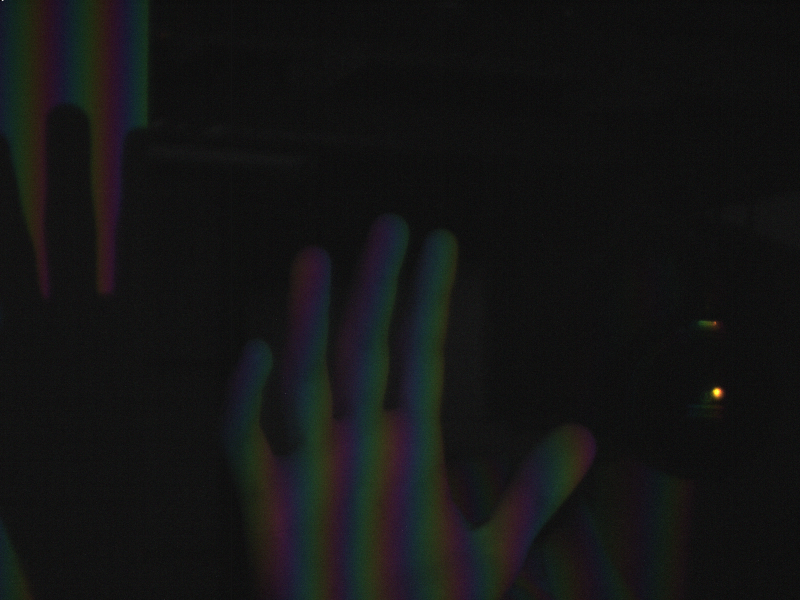
%> input picture test/data/Capture1/Left1.png, 800 x 600 px; the run also reads 2 pictures not shown here
$ octave main.m   (GNU Octave 9; MATLAB toolbox functions it lacks are replaced by stand-ins)
%> lines starting %> are read from the running program, lines starting %| are printed output that depends on the picture; in (x1, y1, x2, y2) boxes, pixels count from 0 and x2, y2 are one past the last pixel; in counts of white or black regions, pixels touching at a corner belong together; the program's own positions count from 1
### Utils/PipelineTester/fringe2phase.m
function [ phi1, phi2, phi12, mask ] = fringe2phase( fringe1, fringe2, gammaLevel, blackLevel )

% Wrap the phase
phi1 = atan2((sqrt(3.0) .* (fringe1(:,:,1) - fringe1(:,:,3))), (2.0 .* fringe1(:,:,2)) - fringe1(:,:,1) - fringe1(:,:,3));
phi2 = atan2((sqrt(3.0) .* (fringe2(:,:,1) - fringe2(:,:,3))), (2.0 .* fringe2(:,:,2)) - fringe2(:,:,1) - fringe2(:,:,3));

% [12 lines of commented-out code are left out]
phi12 = mod(phi1 - phi2, 2.0 * pi);
gamma1 = sqrt( ( 2 .* fringe1(:,:,2) - fringe1(:,:,1) - fringe1(:,:,3) ).^2 + ...
    3 .* ( fringe1(:,:,1) - fringe1(:,:,3) ).^2 ) ./ (fringe1(:,:,1) + fringe1(:,:,2) + fringe1(:,:,3));

gamma2 = sqrt( ( 2 .* fringe2(:,:,2) - fringe2(:,:,1) - fringe2(:,:,3) ).^2 + ...
    3 .* ( fringe2(:,:,1) - fringe2(:,:,3) ).^2 ) ./ (fringe2(:,:,1) + fringe2(:,:,2) + fringe2(:,:,3));
gamma = min(gamma1, gamma2);

intensity1 = sqrt(((2.0 * fringe1(:,:,2) - fringe1(:,:,1) - fringe1(:,:,3)).^ 2.0) + 3.0 * ((fringe1(:,:,1) - fringe1(:,:,3)).^ 2.0));
intensity2 = sqrt(((2.0 * fringe2(:,:,2) - fringe2(:,:,1) - fringe2(:,:,3)).^ 2.0) + 3.0 * ((fringe2(:,:,1) - fringe2(:,:,3)).^ 2.0));
intensity = min(intensity1, intensity2);

mask = ~(gamma < gammaLevel | intensity < blackLevel);

end

### test/data/writePFM.m
% writePFM write an a matrix to a Portable Float Map Image.
%
% [] = writePFM( image, filename, scale )
%
% When image is height x width x 3, the image is considered RGB.
% When image is height x width, the image is considered grayscale.
% scale must be a positive value indicating the overall intensity scale.

function [] = writePFM( image, filename, scale )

if exist( 'scale', 'var' ),
    if scale <= 0,
        error( 'scale must be positive' );
    end
else
    scale = 1;
end

if size( image, 3 ) == 3

    % RGB
    fid = fopen( filename, 'wb' );
    fprintf( fid, 'PF\n' );
    fprintf( fid, '%d %d\n', size( image,2 ), size( image, 1 ) );
    fprintf( fid, '%f\n', -scale );

    tmp( :, :, 1 ) = image( :, :, 1 )';
    tmp( :, :, 2 ) = image( :, :, 2 )';
    tmp( :, :, 3 ) = image( :, :, 3 )';

    fwrite( fid, shiftdim( tmp, 2 ), 'float32' );
    fclose( fid );

elseif size( image, 3 ) == 4
    disp('4 Channel images are not in the standard. Writing the image anyways, make sure the reader supports this file type');

    % RGBA
    fid = fopen( filename, 'wb' );
    fprintf( fid, 'PFA\n' );
    fprintf( fid, '%d %d\n', size( image,2 ), size( image, 1 ) );
    fprintf( fid, '%f\n', -scale );

    tmp( :, :, 1 ) = image( :, :, 1 )';
    tmp( :, :, 2 ) = image( :, :, 2 )';
    tmp( :, :, 3 ) = image( :, :, 3 )';
    tmp( :, :, 4 ) = image( :, :, 4 )';

    fwrite( fid, shiftdim( tmp, 2 ), 'float32' );
    fclose( fid );

elseif size( image, 3 ) == 1

    % Greyscale
    fid = fopen( filename, 'wb' );
    fprintf( fid, 'Pf\n' );
    fprintf( fid, '%d %d\n', size( image,2 ), size( image, 1 ) );
    fprintf( fid, '%f\n', -scale );

    fwrite( fid, image', 'float32' );
    fclose( fid );

else

    error( 'Image must be RGB ( height x width x 3 ) or Grayscale (height x width)' );

end

### Utils/PipelineTester/gDebuggerReadCSV.m
function [texture] = gDebuggerReadCSV(filename, width, height, dataType)
%GDEBUGGERREADCSV Reads in a gDebugger CSV file
%
%   Arguments:
%       filename    - Filename of the gDebugger CSV file
%       width       - Width of the image
%       height      - Height of the image
%       dataType    - DataType to be read in '%f' '%c'
%
%   Returns:
%       texture - The texture that was saved in the gDebugger CSV file
%

% Open the file for reading
fid = fopen(filename, 'r');

textformat = ['%*s', repmat(dataType, 1, width)];
textureData = textscan(fid, textformat, 'delimiter', ',', 'HeaderLines', 17);
textureMat = cell2mat(textureData);
texture = zeros(height, width, 4);

texture(:, :, 1) = textureMat(1:4:height*4, :);
texture(:, :, 2) = textureMat(2:4:height*4, :);
texture(:, :, 3) = textureMat(3:4:height*4, :);
texture(:, :, 4) = textureMat(4:4:height*4, :);

% Close out the file
fclose(fid);

### Utils/PipelineTester/main.m
%% Constants
P1 = 54;
P2 = 60;
P12 = (P1 * P2) / abs(P1 - P2);

%% Fringe loading
leftFringe1 = imread('bin2\Left1.png');
%> leftFringe1 is the input picture: size 600x800x3 uint8; mean R, G, B 20.4, 20.7, 20.6
leftFringe2 = imread('bin2\Left2.png');
rightFringe1 = imread('bin2\Right1.png');
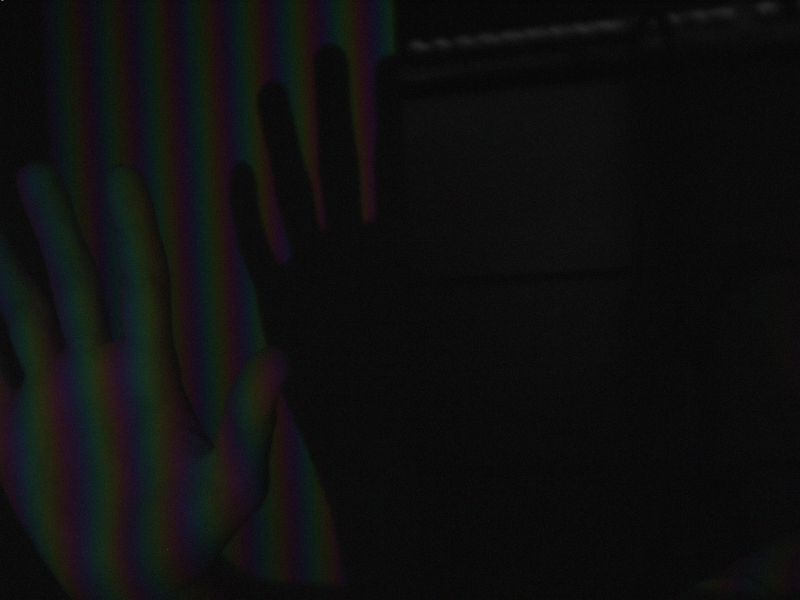
%> input picture test/data/Capture1/Right1.png, 800 x 600 px
%> rightFringe1 is the input picture: size 600x800x3 uint8; mean R, G, B 15.3, 15.4, 15.4
rightFringe2 = imread('bin2\Right2.png');

[height, width, ~] = size(leftFringe1);
%> height = 600; width = 800

%% Phase wrapping
[l1, l2, l12, lmask] = fringe2phase( double(leftFringe1), double(leftFringe2), .10, .10 * 255);
%> in fringe2phase, `mask = ~(gamma < gammaLevel | intensity < blackLevel);`:
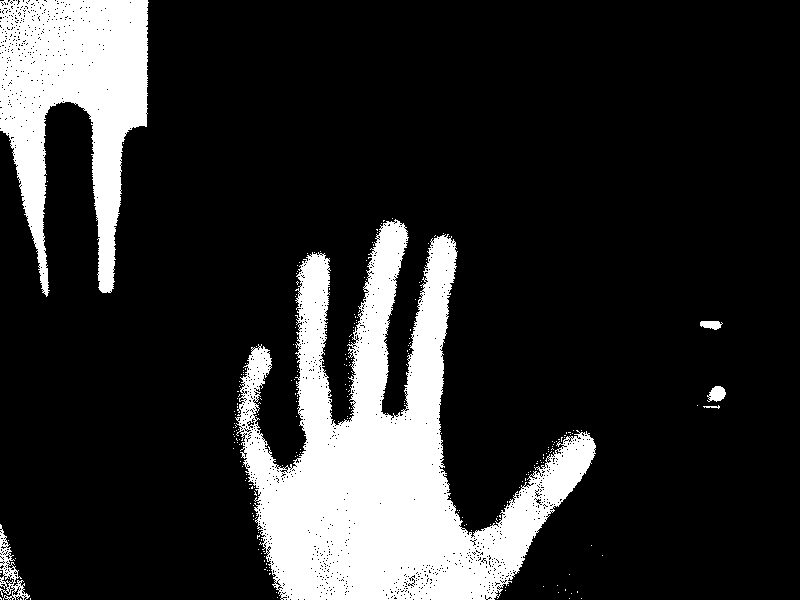
%> mask: size 600x800 logical; 17.6% white; 245 white regions (239 under 20 px), largest, box (x1, y1, x2, y2) and area: (235, 219, 596, 600) 58496, (0, 0, 149, 297) 24493, (0, 524, 30, 600) 690, (707, 386, 726, 402) 207, (700, 321, 723, 330) 150, (703, 405, 720, 409) 32
[r1, r2, r12, rmask] = fringe2phase( double(rightFringe1), double(rightFringe2), .10, .10 * 255);
%> call 2 of fringe2phase, with gammaLevel = 0.1, blackLevel = 25.5
%> in fringe2phase (call 2), `phi1 = atan2((sqrt(3.0) .* (fringe1(:,:,1) - fringe1(:,:,3))), (2.0 .*..`:
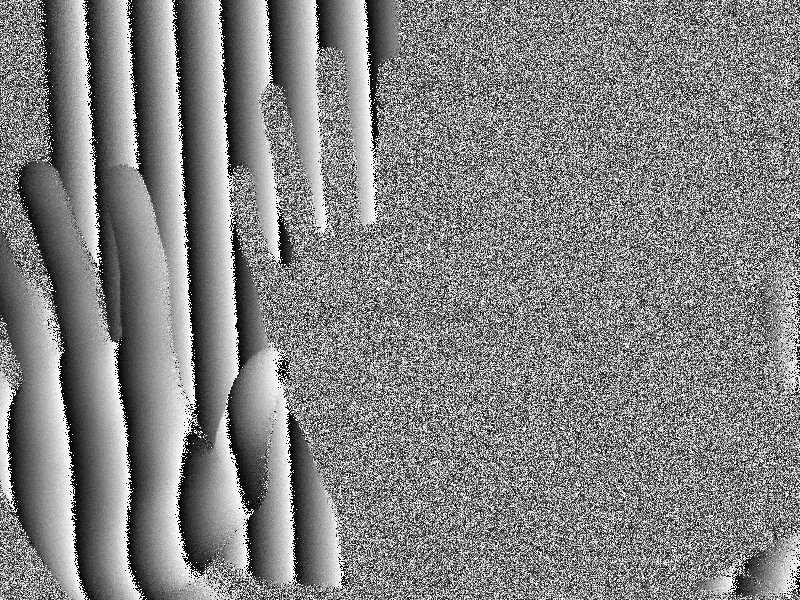
%> phi1: size 600x800 double; min -3.1, max 3.14, mean 0.12; drawn with min black and max white
%> in fringe2phase (call 2), `phi12 = mod(phi1 - phi2, 2.0 * pi);`:
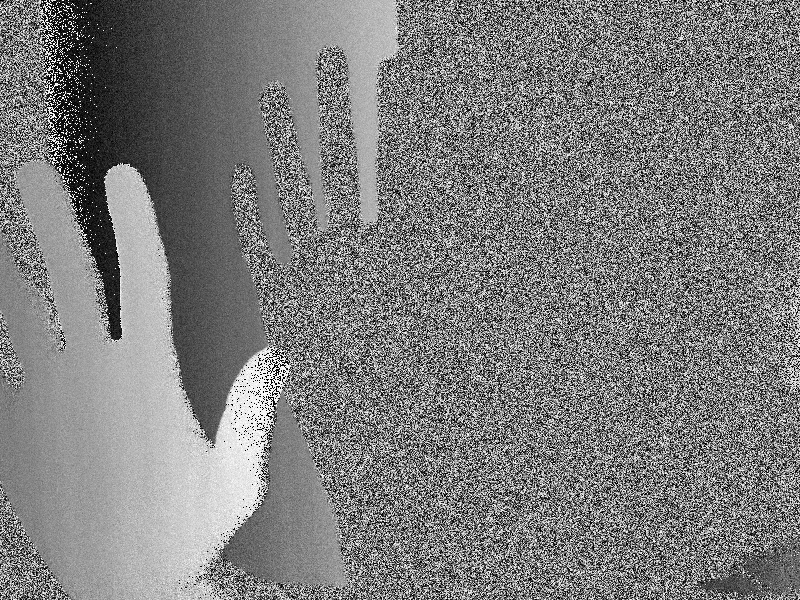
%> phi12: size 600x800 double; min 0, max 6.28, mean 3.09; drawn with min black and max white
%> in fringe2phase (call 2), `mask = ~(gamma < gammaLevel | intensity < blackLevel);`: mask: size 600x800 logical; 13.8% white; 2698 white regions (2655 under 20 px), largest, box (x1, y1, x2, y2) and area: (0, 173, 221, 581) 36016, (170, 0, 394, 370) 20331, (206, 423, 253, 506) 1441

%% Mask phase
l1(0.0 == lmask) = 0.0;
l2(0.0 == lmask) = 0.0;
l12(0.0 == lmask) = 0.0;

r1(0.0 == rmask) = 0.0;
r2(0.0 == rmask) = 0.0;
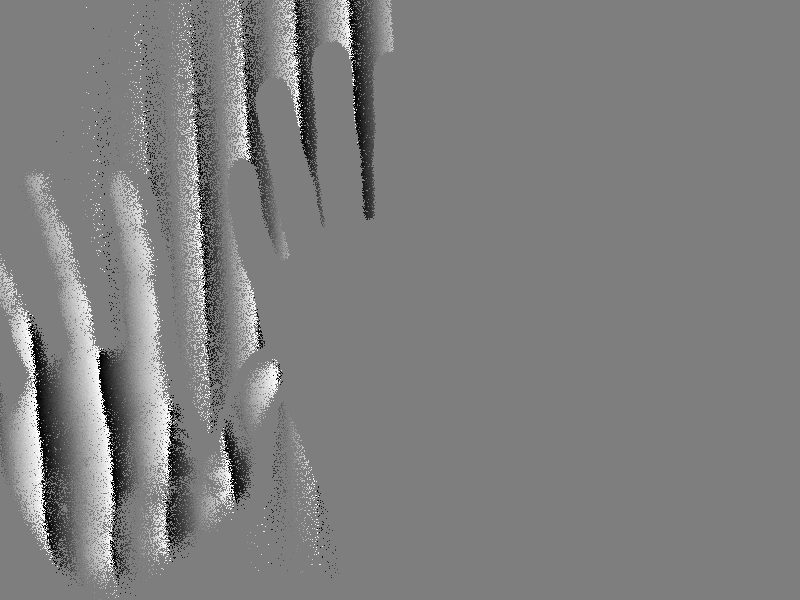
%> r2: size 600x800 double; min -3.11, max 3.14, mean 0.0225; drawn with min black and max white
r12(0.0 == rmask) = 0.0;

%% Components Generation
leftComponents(:,:,1) = sin(l1) .* lmask;
leftComponents(:,:,2) = cos(l1) .* lmask;
leftComponents(:,:,3) = sin(l2) .* lmask;
%> leftComponents: size 600x800x3 double
leftComponents(:,:,4) = cos(l2) .* lmask;
%> leftComponents: size 600x800x4 double

rightComponents(:,:,1) = sin(r1) .* rmask;
rightComponents(:,:,2) = cos(r1) .* rmask;
rightComponents(:,:,3) = sin(r2) .* rmask;
%> rightComponents: size 600x800x3 double
rightComponents(:,:,4) = cos(r2) .* rmask;
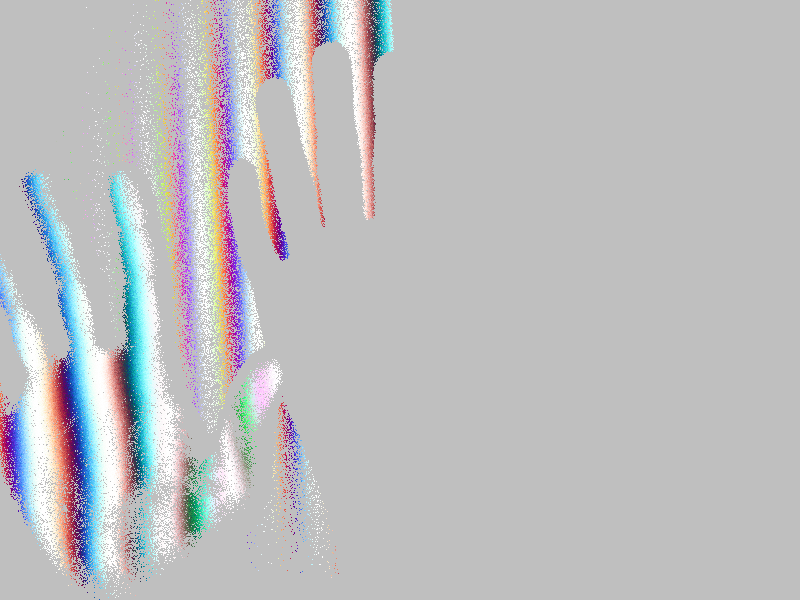
%> rightComponents: size 600x800x4 double; mean R, G, B, A -0.00116, 0.00851, 0.0104, -0.00749; transparent parts drawn white

%% Save Components
writePFM(leftComponents, 'bin\LeftComponents.pfm');
writePFM(rightComponents, 'bin\RightComponents.pfm');
%> call 2 of writePFM, with filename = 'bin\RightComponents.pfm'
%> in writePFM (call 2), `tmp( :, :, 4 ) = image( :, :, 4 )';`:
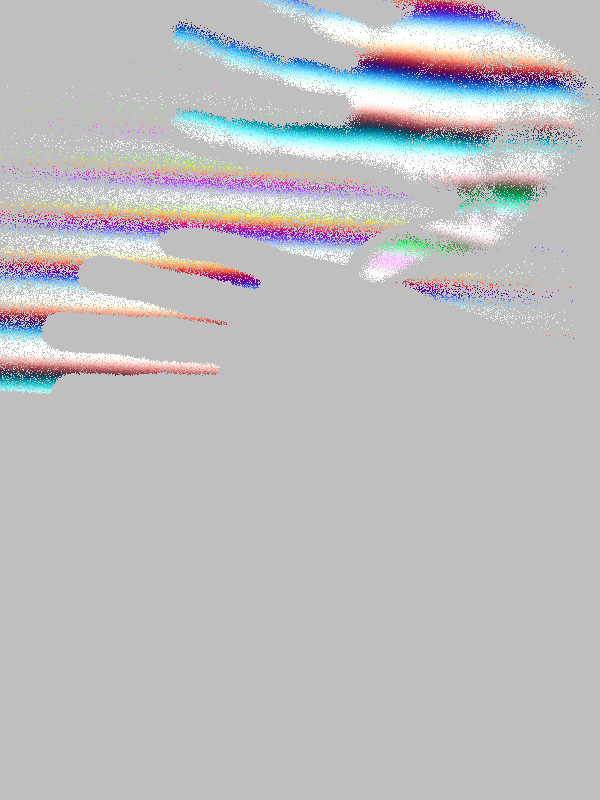
%> tmp: size 800x600x4 double; mean R, G, B, A -0.00116, 0.00851, 0.0104, -0.00749; mean of the top-left, top-right, bottom-left and bottom-right quarters 0.00341, 0.0069, 0, 0; transparent parts drawn white

%% Component Check
portalLeftComponents = gDebuggerReadCSV('bin\LeftComponents.csv', 800, 600, '%f');
%> the run ends on the next line
